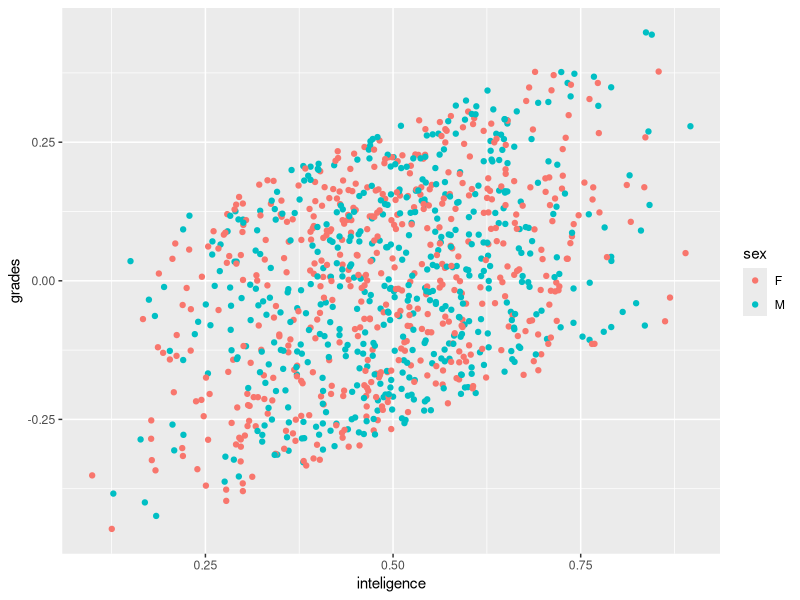
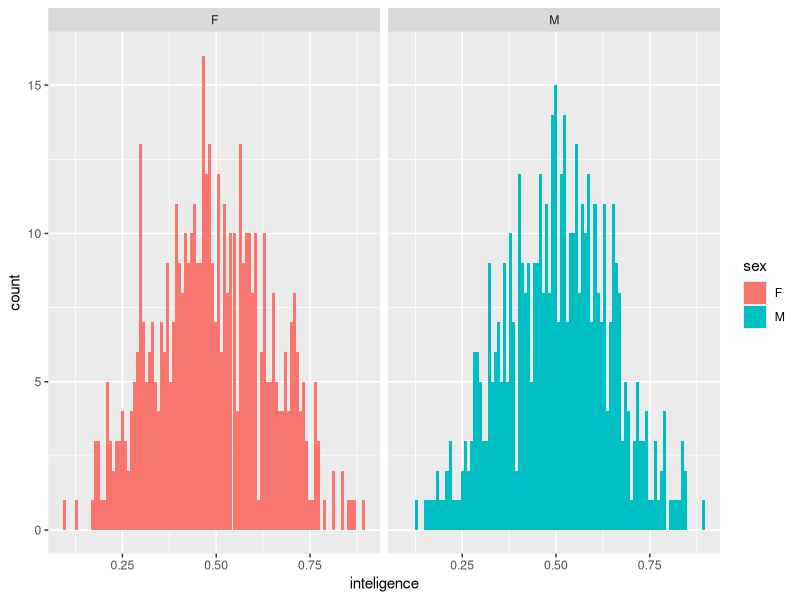
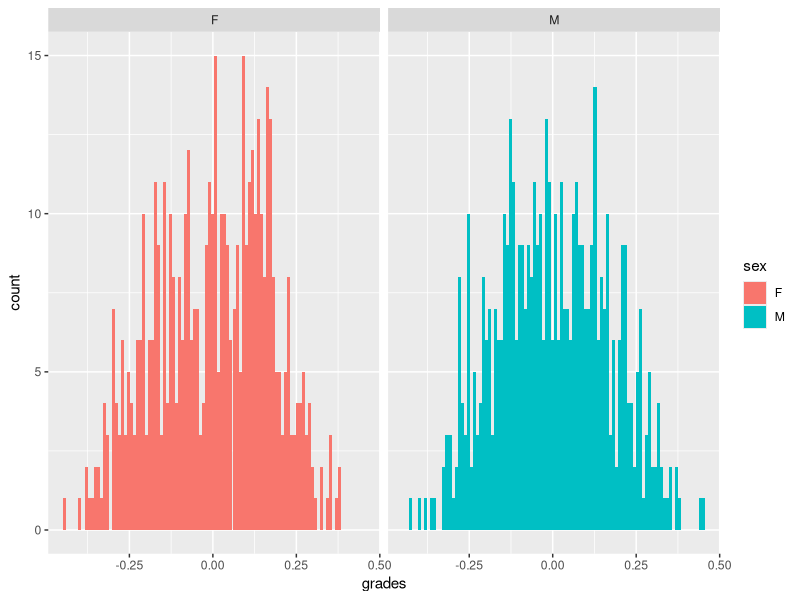

Write the R code that produced these figures, in order. (Note: this script raises an error after producing the figures.)
## ---- chunk 1
library("tidyverse")
students <- 1000
inteligence <- rbeta(students, 5, 5)
sex <- sample(c("F","M"), students, replace = TRUE)
simulation <- data.frame(student = 1:students,
           inteligence = inteligence,
           sex = sex) %>% 
  mutate(grades = inteligence + runif(students))

scale01 <- function(x) {
  m <- max(abs(x))
  mm <- mean(x, na.rm = TRUE)
  (x - mm)/m
}
simulation$grades <- scale01(simulation$grades)
simulation %>% 
  ggplot() +
  geom_point(aes(inteligence, grades, col = sex))
## ---- chunk 2
simulation %>% 
  ggplot() +
  geom_histogram(aes(inteligence, fill = sex), bins = 100) +
  facet_wrap(~sex)
simulation %>% 
  ggplot() +
  geom_histogram(aes(grades, fill = sex), bins = 100) +
  facet_wrap(~sex)
## ---- chunk 3
problems <- runif(students)
problems_with_students <- grades_inteligence-problems
plot(inteligence, problems_with_students)
df <- data.frame(inteligence, grades, problems)
